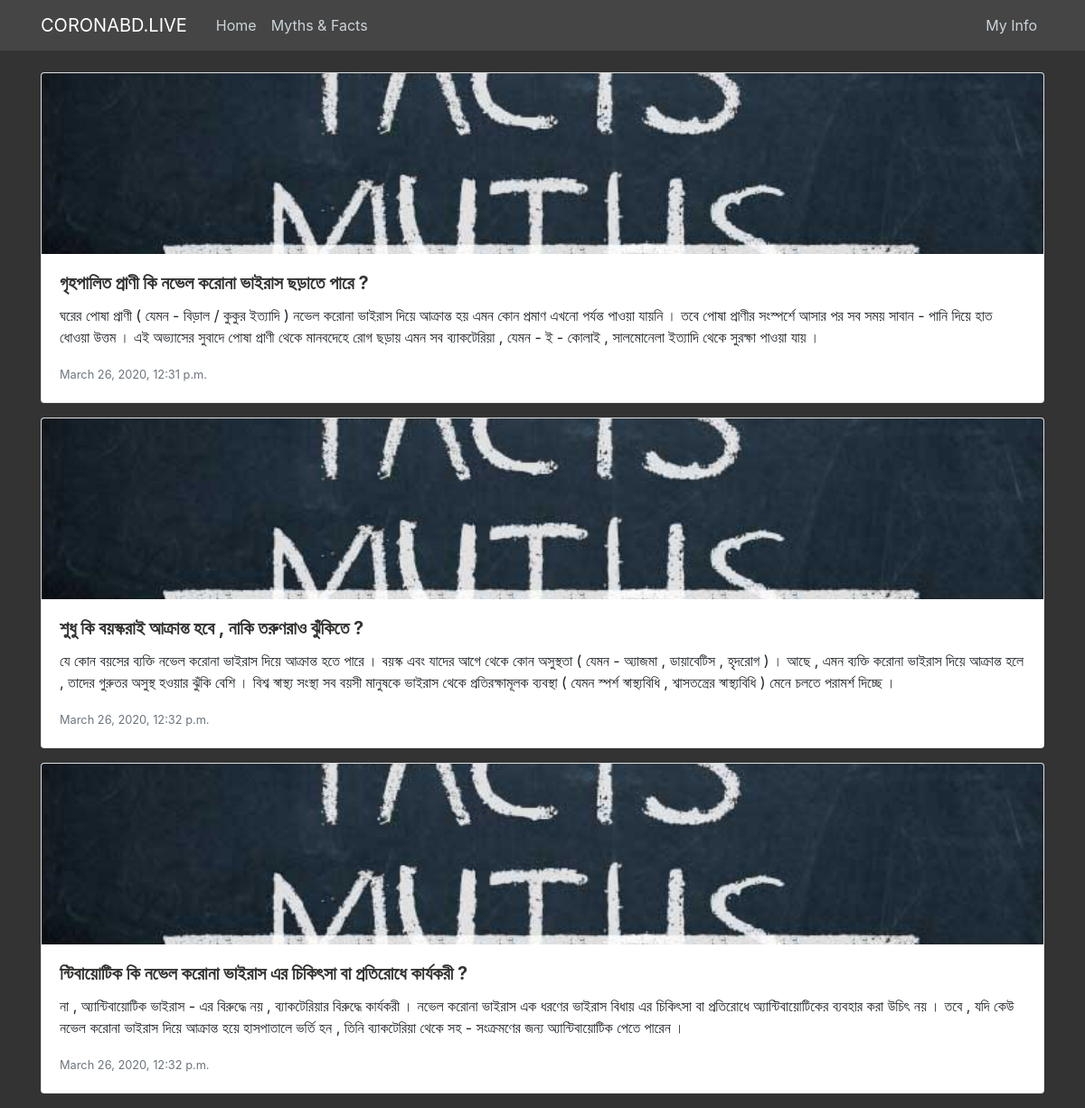
The page /myths/ on the database its author committed.
### services/models.py (models this page shows, shortened)
class Myth(models.Model):
    title = models.CharField(max_length=200)
    details = models.TextField()
    image = models.ImageField(default='myth_pics/default.jpg', upload_to='myth_pics')
    date_posted = models.DateTimeField(default=timezone.now)

### services/views.py (the view)
# urls.py: path('myths/',views.myths, name='myths')
def myths(request):
    myth = Myth.objects.all()
    return render(request, 'services/myths.html',{'myths':myth})

### services/templates/services/myths.html (shortened to what this page needs)
{% extends 'maps/navbar.html' %}
{% load static %}
{% block content %}
  <div class="container">
    {% for myth in myths %}
    <div class="card mb-3">
      <img src="{{myth.image.url}}" class="card-img-top" alt="...">
      <div class="card-body">
        <h5 class="card-title"> <b>{{ myth.title}}</b> </h5>
        <p class="card-text">{{ myth.details}}</p>
        <p class="card-text"><small class="text-muted">{{myth.date_posted}}</small></p>
      </div>
    </div>
    {% endfor %}
  </div>
{% endblock %}

### maps/static/css/main.css (style rules this page uses)
body { background: #333333; margin-top: 5rem; }
h2, h3, h4, h5, h6 { color:#343332; }

### services/templates/services/myths.html (style rules this page uses)
.card-img-top { width:100%; height:200px; object-fit:cover; }

### rows shown on the page
Myth: image (placeholder picture), title "গৃহপালিত প্রাণী কি নভেল করােনা ভাইরাস ছড়াতে পারে ?", details "ঘরের পােষা প্রাণী ( যেমন - বিড়াল / কুকুর ইত্যাদি ) নভেল করােনা ভাইরাস দিয়ে আক্রান্ত হয় এমন কোন প্রমাণ এখনাে পর্যন্ত পাওয়া যায়নি । তবে পােষা প্রাণীর সংস্পর্শে আসার পর সব সময় সাবান - পানি দিয়ে হাত ধােওয়া উত্তম । এই অভ্যাসের সুবাদে পােষা প্রাণী থেকে মানবদেহে রােগ ছড়ায় এমন সব ব্যাকটেরিয়া , যেমন - ই - কোলাই , সালমােনেলা ইত্যাদি থেকে সুরক্ষা পাওয়া যায় ।", date_posted "March 26, 2020, 12:31 p.m."
Myth: image (placeholder picture), title "শুধু কি বয়স্করাই আক্রান্ত হবে , নাকি তরুণরাও ঝুঁকিতে ?", details "যে কোন বয়সের ব্যক্তি নভেল করােনা ভাইরাস দিয়ে আক্রান্ত হতে পারে । বয়স্ক এবং যাদের আগে থেকে কোন অসুস্থতা ( যেমন - অ্যাজমা , ডায়াবেটিস , হৃদরােগ ) । আছে , এমন ব্যক্তি করােনা ভাইরাস দিয়ে আক্রান্ত হলে , তাদের গুরুতর অসুস্থ হওয়ার ঝুঁকি বেশি । বিশ্ব স্বাস্থ্য সংস্থা সব বয়সী মানুষকে ভাইরাস থেকে প্রতিরক্ষামূলক ব্যবস্থা ( যেমন স্পর্শ স্বাস্থ্যবিধি , শ্বাসতন্ত্রের স্বাস্থ্যবিধি ) মেনে চলতে পরামর্শ দিচ্ছে ।", date_posted "March 26, 2020, 12:32 p.m."
Myth: image (placeholder picture), title "ন্টিবায়ােটিক কি নভেল করােনা ভাইরাস এর চিকিৎসা বা প্রতিরােধে কার্যকরী ?", details "না , অ্যান্টিবায়ােটিক ভাইরাস - এর বিরুদ্ধে নয় , ব্যাকটেরিয়ার বিরুদ্ধে কার্যকরী । নভেল করােনা ভাইরাস এক ধরণের ভাইরাস বিধায় এর চিকিৎসা বা প্রতিরােধে অ্যান্টিবায়ােটিকের ব্যবহার করা উচিৎ নয় । তবে , যদি কেউ নভেল করােনা ভাইরাস দিয়ে আক্রান্ত হয়ে হাসপাতালে ভর্তি হন , তিনি ব্যাকটেরিয়া থেকে সহ - সংক্রমণের জন্য অ্যান্টিবায়ােটিক পেতে পারেন ।", date_posted "March 26, 2020, 12:32 p.m."
